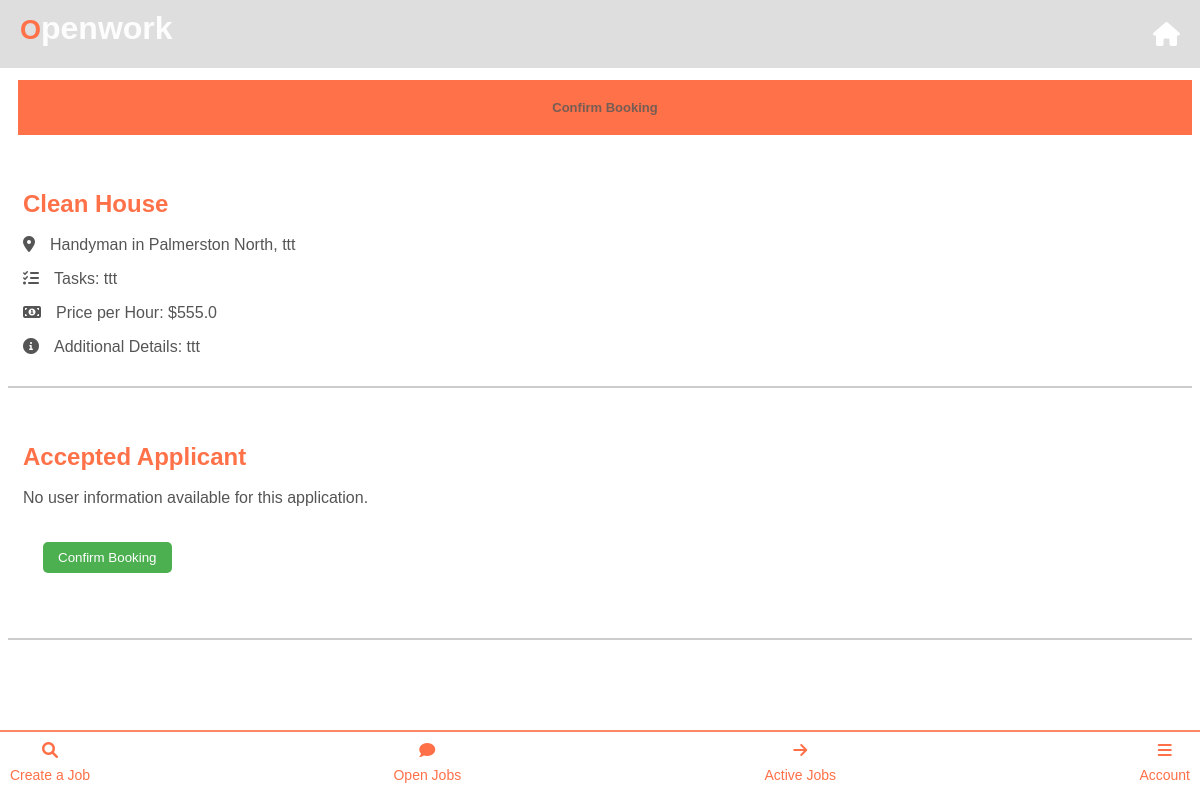
Page /chooseuser/2/1 (signed in) on the committed database.
### app.py (models this page shows)
class Job(db.Model):
    id = db.Column(db.Integer, primary_key=True)
    job_name = db.Column(db.String(100), nullable=False)
    job_category = db.Column(db.String(100), nullable=False)
    location = db.Column(db.String(100), nullable=True)  # Add location column here
    city = db.Column(db.String(100), nullable=False)
    suburb = db.Column(db.String(100), nullable=False)
    tasks = db.Column(db.String(250), nullable=False)
    price_per_hour = db.Column(db.Float, nullable=False)
    image_paths = db.Column(db.String(255))
    additional_details = db.Column(db.String(250))
    date_created = db.Column(db.DateTime, default=datetime.utcnow)
    status = db.Column(db.String(20), default='open')  # 'open', 'applied', 'closed', etc.
    applicants = db.relationship('JobApplication', backref='job', lazy=True)
    accepted_user_id = db.Column(db.Integer, nullable=True)
    business_profile_id = db.Column(db.Integer, db.ForeignKey('business_profile.id'), nullable=False)
    payment_required = db.Column(db.Boolean, default=False)
    user_id = db.Column(db.Integer, db.ForeignKey('user.id'))  # Foreign key to User
    user = db.relationship('User', backref=db.backref('jobs', lazy=True))  # Relationship to User

### app.py (the view)
@app.route('/chooseuser/<int:job_id>/<int:user_id>', methods=['GET'])
@login_required
def choose_user(job_id, user_id):
    job = Job.query.get(job_id)
    user = User.query.get(user_id)
    return render_template('confirm_user.html', job_details={'job': job}, selected_user=user)

### app.py (called while the page is built)
@login_manager.user_loader
def load_user(user_id):
    return User.query.get(int(user_id))  # Load a user by ID

### templates/confirm_user.html (shortened to what this page needs)
<!DOCTYPE html>
<html lang="en">
<head>
  <link rel="stylesheet" href="https://cdnjs.cloudflare.com/ajax/libs/font-awesome/6.0.0-beta3/css/all.min.css">
  <link rel="stylesheet" href="{{ url_for('static', filename='labourer_home.css') }}">
</head>
<body>
  {% extends 'base_business.html' %}
  {% block content %}
  <br>
  <br>
  <div class="info-container">
    <h1>Confirm Booking</h1>
  </div>
  <div class="job-details-container">
    <h2>{{ job_details.job.job_name }}</h2>
    <p><i class="fas fa-map-marker-alt icon"></i>{{ job_details.job.job_category }} in {{ job_details.job.city }}, {{ job_details.job.suburb }}</p>
    <p><i class="fas fa-tasks icon"></i>Tasks: {{ job_details.job.tasks }}</p>
    <p><i class="fas fa-money-bill-alt icon"></i>Price per Hour: ${{ job_details.job.price_per_hour }}</p>
    <p><i class="fas fa-info-circle icon"></i>Additional Details: {{ job_details.job.additional_details }}</p>
  </div>
  <div class="applicant-profile">
  <h2>Accepted Applicant</h2>
  {% if selected_user and selected_user.profile_image %}
    <img src="{{ url_for('static', filename='profile_pics/' ~ selected_user.profile_image.filename) }}" alt="User Image" class="profile-pic" id="profile-image">
    <h3>{{ selected_user.labourer_profile.first_name }} {{ selected_user.labourer_profile.last_name }}</h3>
    <p><i class="fas fa-map-marker-alt icon"></i>{{ selected_user.location }}</p>
    <p><i class="fas fa-check-circle label-icon"></i> Jobs Completed: {{ selected_user.jobs_completed }}</i></p>
    <p><i class="fas fa-comment icon"></i>About Me: <span>{{ selected_user.labourer_profile.user_blurb }}</span></p>
  {% else %}
    <p>No user information available for this application.</p>
  {% endif %}
    <form method="post" action="{{ url_for('process_applications', job_id=job_details['job'].id, user_id=selected_user['id']) }}" class="accept-form">
    <button type="submit" class="accept-button">Confirm Booking</button>
    </form>
</div>
  {% endblock %}

### static/labourer_home.css (style rules this page uses)
.info-container { background-color: #fff; margin-bottom: 20px; margin-left: 10px; }
.info-container h1 { color: #585858d3; font-size: small; }
h2 { color: #ff7148; }

### static/base_business.css (style rules this page uses)
h1 { color: #ff7148; font-family: "Arial", sans-serif; margin-bottom: 10px; }
h1 { font-size: 24px; margin: 0; padding: 0; border-top-right-radius: ; }

### templates/confirm_user.html (style rules this page uses)
.info-container { text-align: center; padding: 20px; background-color: #ff7148; }
.job-details-container, .applicant-profile { background-color: #fff; padding: 15px; margin-bottom: 20px; border-bottom: 2px solid #ccc; font-family: 'Lucida Sans', 'Lucida Sans Regular', 'Lucida Grande', 'Lucida Sans Unicode', Geneva, Verdana, sans-serif; }
.job-details-container h2, .applicant-profile h2 { color: #ff7148; margin-bottom: 18px; }
.job-details-container p, .applicant-profile p { color: #555; margin-bottom: 15px; }
.job-details-container .icon, .applicant-profile .icon { margin-right: 15px; }
.applicant-profile { position: relative; }
.applicant-profile p { color: #555; margin-bottom: 15px; }
.chat-link, .accept-form { margin-left: 20px; display: inline-block; }
.accept-button { background-color: #4CAF50; color: white; border: none; padding: 8px 15px; border-radius: 5px; cursor: pointer; margin-bottom: 50px; margin-top: 20px; }

### rows in the picture
Job: job.job_name "Clean House", job.job_category "Handyman", job.city "Palmerston North", job.suburb "ttt", job.tasks "ttt", job.price_per_hour "555.0", job.additional_details "ttt"
